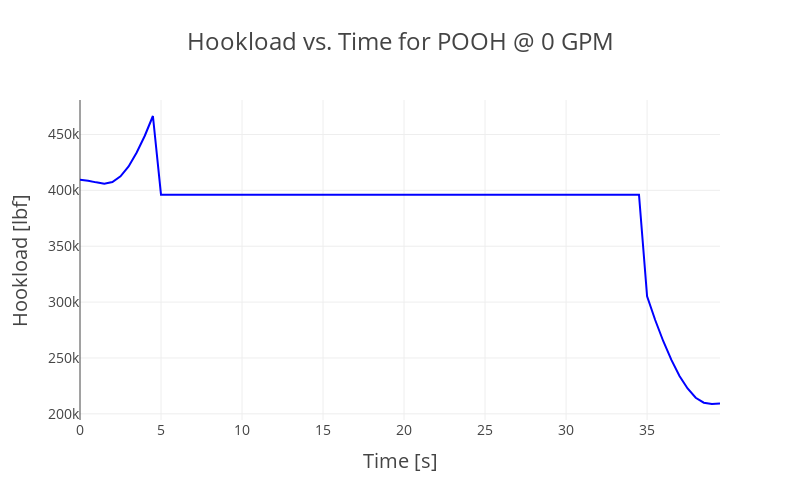

The cell this chart's notebook holds for it:
### Code cell
import plotly.graph_objects as go

fig = go.Figure(data=go.Scatter(
    x=times_POOH_0,
    y=hook_POOH_0,
    mode="lines",
    line=dict(color="blue")
))

fig.update_layout(
    template= "gridon",
    title='Hookload vs. Time for POOH @ 0 GPM', 
    title_font_size=24,
    xaxis=dict(
        title='Time [s]',
        titlefont_size=20,
        tickfont_size=14,
        tickmode = 'linear',
        # tick0 = 0,
        dtick = 5
    ),
    yaxis=dict(
        title='Hookload [lbf]',
        titlefont_size=20,
        tickfont_size=14,
        tickmode = 'linear',
        # tick0 = 200000,
        dtick = 50000
    ),
    legend=dict(
        traceorder='normal',
        font=dict(
            size=16,
        )
    ),
    # autosize=True,
    height = 500,
    width = 800
)
fig.show()

### Figure 1 — Plotly figure (JSON) as saved in the notebook; plotly's stock layout.template omitted (floating-point values rounded to 4 significant figures)
{"data": [{"line": {"color": "blue"}, "mode": "lines", "type": "scatter", "x": [0, 0.5, 1, 1.5, 2, 2.5, 3, 3.5, 4, 4.5, 5, 5.5, 6, 6.5, 7, 7.5, 8, 8.5, 9, 9.5, 10, 10.5, 11, 11.5, 12, 12.5, 13, 13.5, 14, 14.5, 15, 15.5, 16, 16.5, 17, 17.5, 18, 18.5, 19, 19.5, 20, 20.5, 21, 21.5, 22, 22.5, 23, 23.5, 24, 24.5, 25, 25.5, 26, 26.5, 27, 27.5, 28, 28.5, 29, 29.5, 30, 30.5, 31, 31.5, 32, 32.5, 33, 33.5, 34, 34.5, 35, 35.5, 36, 36.5, 37, 37.5, 38, 38.5, 39, 39.5], "y": [409400.0, 408700.0, 407200.0, 405900.0, 407500.0, 412600.0, 421300.0, 433900.0, 448900.0, 466600.0, 396100.0, 396100.0, 396100.0, 396100.0, 396100.0, 396100.0, 396100.0, 396100.0, 396100.0, 396100.0, 396100.0, 396100.0, 396100.0, 396100.0, 396100.0, 396100.0, 396100.0, 396100.0, 396100.0, 396100.0, 396100.0, 396100.0, 396100.0, 396100.0, 396100.0, 396100.0, 396100.0, 396100.0, 396100.0, 396100.0, 396100.0, 396100.0, 396100.0, 396100.0, 396100.0, 396100.0, 396100.0, 396100.0, 396100.0, 396100.0, 396100.0, 396100.0, 396100.0, 396100.0, 396100.0, 396100.0, 396100.0, 396100.0, 396100.0, 396100.0, 396100.0, 396100.0, 396100.0, 396100.0, 396100.0, 396100.0, 396100.0, 396100.0, 396100.0, 396100.0, 305200.0, 284000.0, 265000.0, 248200.0, 233900.0, 222700.0, 214400.0, 210000.0, 208800.0, 209200.0]}], "layout": {"height": 500, "legend": {"font": {"size": 16}, "traceorder": "normal"}, "title": {"font": {"size": 24}, "text": "Hookload vs. Time for POOH @ 0 GPM"}, "width": 800, "xaxis": {"dtick": 5, "tickfont": {"size": 14}, "tickmode": "linear", "title": {"font": {"size": 20}, "text": "Time [s]"}}, "yaxis": {"dtick": 50000, "tickfont": {"size": 14}, "tickmode": "linear", "title": {"font": {"size": 20}, "text": "Hookload [lbf]"}}}}
